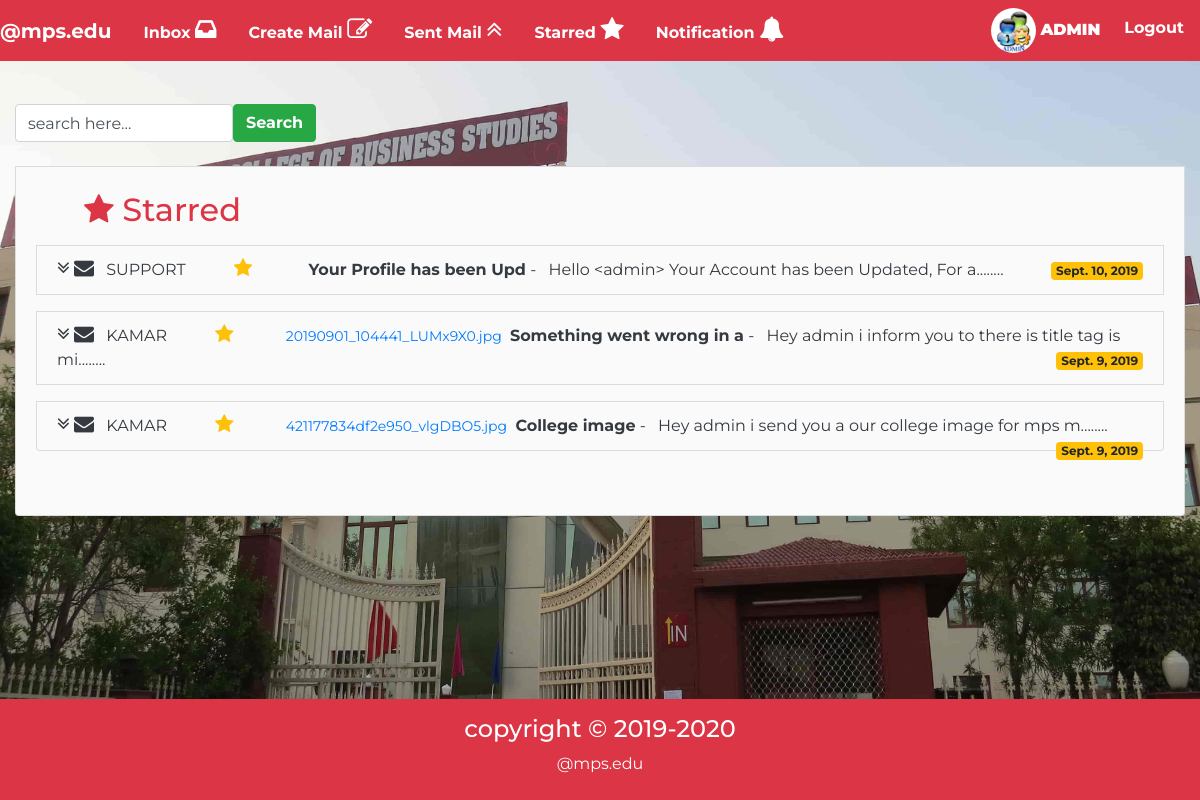
Screenshot of /starred/ (signed in) with the database file from the repository.
### account/models.py (models this page shows, shortened)
class Profile(models.Model):
	user=models.OneToOneField(User,on_delete=models.CASCADE)
	gender=models.CharField(max_length=10,choices=(('Male','Male'),('Female','Female')),default='Male')
	tel=models.CharField(max_length=10)
	pic=models.ImageField(upload_to='profile/profile_pic',default="profile/profile_pic/profile_image.jpg")
	type=models.CharField(max_length=10,choices=(('Student','Student'),('Teacher','Teacher')),default='Student')
	security=models.CharField(max_length=50,default="")

### mail/models.py (models this page shows, shortened)
class Inbox(models.Model):
	profile=models.ForeignKey(Profile,on_delete=models.CASCADE,related_name="inbox_profile")
	from_user=models.ForeignKey(Profile,on_delete=models.CASCADE,related_name="from_user",default='')
	sub=models.CharField(max_length=200)
	msg=models.TextField()
	attach=models.FileField(upload_to="attach_data/",default="")
	date=models.DateField(auto_now_add=True)
	starred=models.BooleanField(default=False)

### mail/views.py (the view)
# urls.py: path('starred/',views.starred),
def starred(req):
    starred=Inbox.objects.filter(profile__user__username=req.user,starred=True).order_by("-id")
    return render(req,"mail/starred.html",{"starred":starred})

### mail/templates/mail/starred.html (shortened to what this page needs)
{%extends 'mail/basic.html'%}
{%block body%}
<div class="container-fluid">
	<section class="my-5">
		<div class=" mt-5 mb-3">
		<form action="/home/search/" method="post" class="form-inline ">
		<input type="search" value="search here..." class="form-control">
		<button type="submit" class="btn btn-success my-2 font-weight-bolder">Search</button>
	</form>
	</div>
	<div class="remove-underline list-group-item bg list-group-item-secondary pb-5 pt-4">
		<h2 class="text-danger ml-5"><i class="fa fa-star"></i> Starred</h2>
{% for msg in starred%}
<li class="list-group-item list-group-item-secondary inbox my-3 delhover" id="delhover{{msg.id}}">
    <a href="/home/inbox_view/{{msg.id}}" class="text-dark">
   <i class="fa fa-angle-double-down font-awesome-size"></i>&nbsp<i class="fa fa-envelope font-awesome-size"></i>
	<span class="ml-2 mr-5 ">{{msg.from_user.user.username|upper}}</span><i class="fa fa-star font-awesome-size text-warning"></i>
    <span class="ml-5 text-primary" style="font-size:14px;">{{msg.attach.name|slice:"12:"}}</span>
	<span class="font-weight-bolder ml-1">{{msg.sub|slice:":25"}}</span> -
	<span class="ml-2">{{msg.msg|slice:":50"}}........</span>
	</a>
	<span class="float-right"><span class="badge badge-warning">{{msg.date}}</span></span>
</li>
{%endfor%}
</div>
</section>
</div>
{%endblock%}

### mail/templates/mail/basic.html (shortened to what this page needs)
<!DOCTYPE html>
<html>
<head>
<link rel="stylesheet" href="https://maxcdn.bootstrapcdn.com/bootstrap/4.3.1/css/bootstrap.min.css">
<link rel="stylesheet" type="text/css" href="https://stackpath.bootstrapcdn.com/font-awesome/4.7.0/css/font-awesome.min.css">
<link href="//maxcdn.bootstrapcdn.com/font-awesome/4.1.0/css/font-awesome.min.css" rel="stylesheet">
{% load static %}
</head>
<body>
<nav class="navbar navbar-expand-md navbar-light bg-danger fixed-top p-0">
	<a href="/home" class="navbar-brand text-white font-weight-bolder">@mps.edu</a>
	<div id="mynav" class="collapse navbar-collapse">
	    	{%if user.is_authenticated%}
<ul class="navbar-nav navbar-link-style font-weight-bolder text-center">
		<li class="nav-item p-0"><a href="/home/inbox" class="nav-link p-3">Inbox <i class="fa fa-inbox font-awesome-notification"></i></a></li>
	<li class="nav-item"><a href="/home/create" class="nav-link p-3">Create Mail <i class="fa fa-edit font-awesome-notification"></i></a></li>
	<li class="nav-item"><a href="/home/sentmail" class="nav-link p-3">Sent Mail <i class="fa fa-angle-double-up font-awesome-notification"></i></a></li>
	<li class="nav-item"><a href="/home/starred" class="nav-link p-3">Starred <i class="fa fa-star font-awesome-notification"></i></a></li>
	<li class="nav-item "><a href="#" class="nav-link p-3" data-toggle="popover" id="noti" data-placement="bottom" data-trigger="focus" data-html="true">Notification <i class="fa fa-bell font-awesome-notification"></i></a></li>
	</ul>
		{%endif%}
	<ul class="navbar-nav navbar-link-style text-center ml-auto font-weight-bolder">
	{%if user.is_authenticated%}
	<li class="nav-item"><a href="/account/profile" class="nav-link text-white"><img src="/media/{{user.profile.pic}}" class="img-fluid img-login rounded-circle">  <b>{{user.username|upper}}</b></a></li>
	<li class="nav-item"><a href="/account/logout" class="nav-link text-white p-3">Logout</a></li>
	{%else%}
	<li class="nav-item"><a href="/account/login" class="nav-link text-white p-3">Login</a></li>
	<li class="nav-item"><a href="/account/signup" class="nav-link text-white p-3">Register</a></li>
	{%endif%}
</ul>
</div>
</nav>
<br><br>
<main class="my-5">
{%block body%} {%endblock%}
</main><br><br><br><br>
<footer class="mt-5 pt-3 pb-2 bg-danger text-white">
<h4 class="text-center">copyright &copy 2019-2020</h4>
<p class="text-center">@mps.edu</p>
</footer>
</body>
</html>

### rows the page displays
Inbox: from_user.user.username "SUPPORT", sub "Your Profile has been Upd", msg "Hello <admin> Your Account has been Updated, For a", date "Sept. 10, 2019"
Inbox: from_user.user.username "KAMAR", attach.name "20190901_104441_LUMx9X0.jpg", sub "Something went wrong in a", msg "Hey admin i inform you to there is title tag is mi", date "Sept. 9, 2019"
Inbox: from_user.user.username "KAMAR", attach.name "421177834df2e950_vlgDBO5.jpg", sub "College image", msg "Hey admin i send you a our college image for mps m", date "Sept. 9, 2019"

### other values shown
{{ user.username|upper }} "ADMIN"
